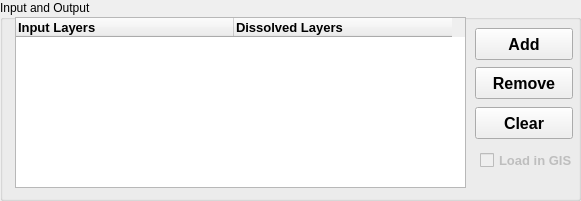
  <widget class="QGroupBox" name="groupBoxInput">
   <property name="geometry">
    <rect>
     <x>15</x>
     <y>29</y>
     <width>581</width>
     <height>201</height>
    </rect>
   </property>
   <property name="title">
    <string>Input and Output</string>
   </property>
   <widget class="QPushButton" name="pushButtonAdd">
    <property name="geometry">
     <rect>
      <x>475</x>
      <y>28</y>
      <width>98</width>
      <height>32</height>
     </rect>
    </property>
    <property name="font">
     <font>
      <family>Arial</family>
      <pointsize>12</pointsize>
      <weight>75</weight>
      <bold>true</bold>
     </font>
    </property>
    <property name="text">
     <string>Add</string>
    </property>
    <property name="checkable">
     <bool>false</bool>
    </property>
    <property name="autoDefault">
     <bool>false</bool>
    </property>
    <property name="flat">
     <bool>false</bool>
    </property>
   </widget>
   <widget class="QTableWidget" name="tableWidget">
    <property name="geometry">
     <rect>
      <x>15</x>
      <y>17</y>
      <width>451</width>
      <height>171</height>
     </rect>
    </property>
    <property name="font">
     <font>
      <family>Arial</family>
      <pointsize>11</pointsize>
      <weight>75</weight>
      <bold>true</bold>
     </font>
    </property>
    <property name="acceptDrops">
     <bool>true</bool>
    </property>
    <property name="layoutDirection">
     <enum>Qt::LeftToRight</enum>
    </property>
    <property name="frameShape">
     <enum>QFrame::StyledPanel</enum>
    </property>
    <property name="frameShadow">
     <enum>QFrame::Sunken</enum>
    </property>
    <property name="lineWidth">
     <number>1</number>
    </property>
    <property name="editTriggers">
     <set>QAbstractItemView::CurrentChanged|QAbstractItemView::SelectedClicked</set>
    </property>
    <property name="dragEnabled">
     <bool>true</bool>
    </property>
    <property name="dragDropMode">
     <enum>QAbstractItemView::DragDrop</enum>
    </property>
    <property name="wordWrap">
     <bool>false</bool>
    </property>
    <property name="cornerButtonEnabled">
     <bool>true</bool>
    </property>
    <property name="columnCount">
     <number>2</number>
    </property>
    <attribute name="horizontalHeaderDefaultSectionSize">
     <number>218</number>
    </attribute>
    <attribute name="horizontalHeaderMinimumSectionSize">
     <number>100</number>
    </attribute>
    <column>
     <property name="text">
      <string>Input Layers</string>
     </property>
     <property name="font">
      <font>
       <family>Arial</family>
       <pointsize>10</pointsize>
       <weight>75</weight>
       <italic>false</italic>
       <bold>true</bold>
      </font>
     </property>
     <property name="textAlignment">
      <set>AlignLeading|AlignVCenter</set>
     </property>
    </column>
    <column>
     <property name="text">
      <string>Dissolved Layers</string>
     </property>
     <property name="font">
      <font>
       <family>Arial</family>
       <pointsize>10</pointsize>
       <weight>75</weight>
       <bold>true</bold>
      </font>
     </property>
     <property name="textAlignment">
      <set>AlignLeading|AlignVCenter</set>
     </property>
    </column>
   </widget>
   <widget class="QPushButton" name="pushButtonRemove">
    <property name="geometry">
     <rect>
      <x>475</x>
      <y>67</y>
      <width>98</width>
      <height>32</height>
     </rect>
    </property>
    <property name="font">
     <font>
      <family>Arial</family>
      <pointsize>12</pointsize>
      <weight>75</weight>
      <bold>true</bold>
     </font>
    </property>
    <property name="text">
     <string>Remove</string>
    </property>
    <property name="autoDefault">
     <bool>false</bool>
    </property>
   </widget>
   <widget class="QCheckBox" name="checkBoxDissolvePolygons">
    <property name="enabled">
     <bool>false</bool>
    </property>
    <property name="geometry">
     <rect>
      <x>480</x>
      <y>150</y>
      <width>101</width>
      <height>21</height>
     </rect>
    </property>
    <property name="font">
     <font>
      <family>Arial</family>
      <pointsize>10</pointsize>
      <weight>75</weight>
      <italic>false</italic>
      <bold>true</bold>
      <underline>false</underline>
      <strikeout>false</strikeout>
     </font>
    </property>
    <property name="text">
     <string>Load in GIS</string>
    </property>
    <property name="checkable">
     <bool>false</bool>
    </property>
    <property name="checked">
     <bool>false</bool>
    </property>
   </widget>
   <widget class="QPushButton" name="pushButtonClear">
    <property name="geometry">
     <rect>
      <x>475</x>
      <y>107</y>
      <width>98</width>
      <height>32</height>
     </rect>
    </property>
    <property name="font">
     <font>
      <family>Arial</family>
      <pointsize>12</pointsize>
      <weight>75</weight>
      <bold>true</bold>
     </font>
    </property>
    <property name="text">
     <string>Clear</string>
    </property>
    <property name="autoDefault">
     <bool>false</bool>
    </property>
   </widget>
  </widget>
